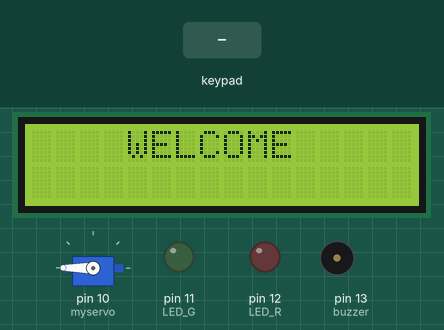
Bench run of a sketch on a simulated Arduino Uno, built with avr-gcc and run on an emulated ATmega328P. On the bench: 16×2 character LCD, servo, output pins drawn as LEDs (lit = HIGH), buzzer (waves = sounding, pin HIGH). The inputs (shaded band) are chosen by the test bench.

Above: at 1.2 s.
1.3 s: keypad keys 1 2 3 4 pressed 0.4 s apart
At 3.0 s:
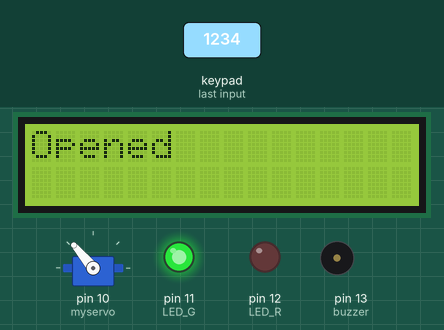
4.4 s: key 'B' pressed
At 5.8 s:
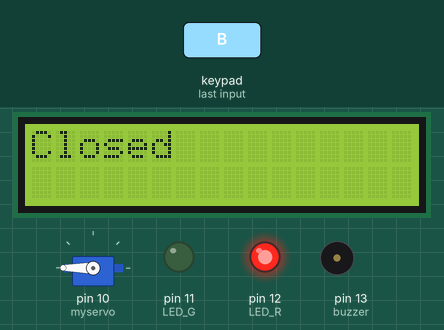
7.4 s: key 'A' pressed
At 8.7 s:
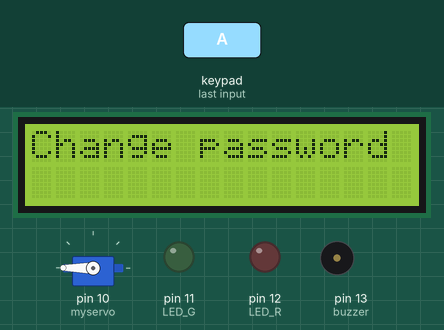
10.4 s: keypad keys 1 2 3 4 # pressed 0.4 s apart
At 11.9 s:
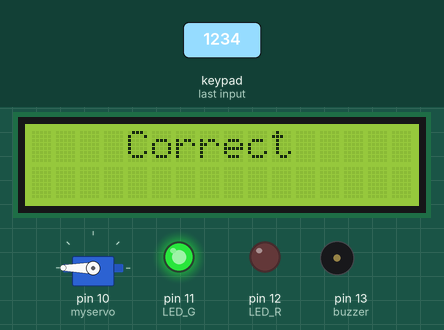
13.9 s: keypad keys 1 2 3 4 * pressed 0.4 s apart
At 14.91 s:
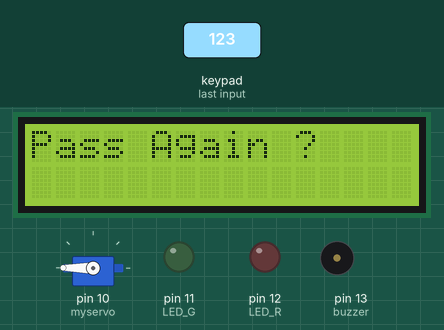
17.4 s: keypad keys 1 2 3 4 A pressed 0.4 s apart
At 19.2 s:
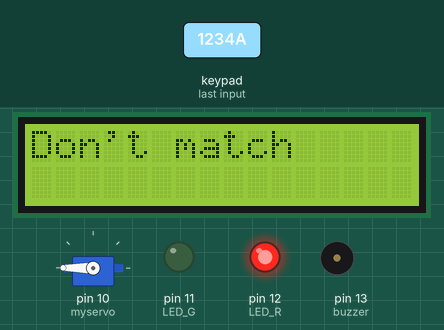
Timing chart, 0 to 21.3 s (numbered marks = the images above; inputs shaded):
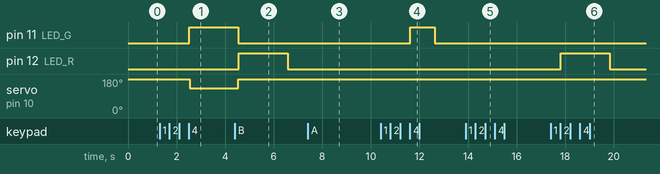

Measured:
- after the input at 1.3 s, pin 11 (LED_G): LOW → HIGH after 1.2 s; servo on pin 10 (myservo): 180° → 130° after 1.2 s; the display: first changes at once (image 1 shows a later state)
- after the input at 4.4 s, pin 12 (LED_R): LOW → HIGH after 0.16 s, → LOW 2.0 s later; the display: first differs from a run without the input after 0.17 s (image 2)
- after the input at 7.4 s, the display: changes at once (image 3)
- after the input at 10.4 s, pin 11 (LED_G): LOW → HIGH after 1.2 s, → LOW 1.0 s later; the display: first changes at once (image 4 shows a later state)
- after the input at 13.9 s, the display: first changes at once (image 5 shows a later state)
- after the input at 17.4 s, pin 12 (LED_R): LOW → HIGH after 0.43 s, → LOW 2.0 s later; the display: first changes at once (image 6 shows a later state)
- what the display in image 2 shows lasts 2.0 s, from 4.6 s to 6.6 s

The sketch:

Look_door.ino
```cpp
#include <Wire.h>
#include <LiquidCrystal_I2C.h>
#include <Keypad.h>
#include <Servo.h>

LiquidCrystal_I2C lcd(0x27, 16, 2);
Servo myservo;

const byte ROWS = 4;
const byte COLS = 4;
char keys[ROWS][COLS] = {
  { '1', '2', '3', 'A' },
  { '4', '5', '6', 'B' },
  { '7', '8', '9', 'C' },
  { '*', '0', '#', 'D' }
};
byte rowPins[ROWS] = { 9, 8, 7, 6 };
byte colPins[COLS] = { 5, 4, 3, 2 };
Keypad keypad = Keypad(makeKeymap(keys), rowPins, colPins, ROWS, COLS);

int LED_G = 11;
int LED_R = 12;
int buzzer = 13;
const int maxAttempts = 3;
int lockDuration = 10000;
const int additionalLockTime = 10000;

String adminPassword = "1234";
String enteredPassword = "";
unsigned long lockTime = 0;
int failedAttempts = 0;
bool doorLocked = false;
bool lcdIsDisplayed = false;

void setup() {
  Serial.begin(9600);
  lcd.init();
  lcd.backlight();
  lcd.clear();
  pinMode(LED_G, OUTPUT);
  pinMode(LED_R, OUTPUT);
  pinMode(buzzer, OUTPUT);
  myservo.attach(10);
  myservo.write(180);
}

void loop() {
  char key = keypad.getKey();
  displayPassword(enteredPassword);

  if (doorLocked) {
    handleLockedDoor(key);
  } else {
    handleUnlockedDoor(key);
  }
}

void handleLockedDoor(char key) {
  unsigned long elapsedTime = millis() - lockTime;
  if (elapsedTime >= lockDuration) {
    doorLocked = false;
    lcd.clear();
    lcdIsDisplayed = false;
  } else {
    lcd.clear();
    lcd.print("Door locked");
    lcd.setCursor(0, 1);
    lcd.print("Time: " + String((lockDuration - elapsedTime) / 1000) + "s");
    delay(1000);
  }
}

void handleUnlockedDoor(char key) {
  if (key) {
    if (key == 'C') {
      clearScreen();
    } else if (key == 'B') {
      operateServo(180, LED_R, "Closed");
      lcdIsDisplayed = false;
    } else if (key == 'A') {
      enterOldPassword();
    } else {
      enteredPassword += key;
      lcd.clear();
      lcd.setCursor(4, 0);
      lcd.print("Password ");
      if (enteredPassword.length() == 4) {
        checkPassword();
      }
    }
  } else {
    displayWelcomeMessage();
  }
}

void operateServo(int pos, int ledPin, const char* statusMessage) {
  myservo.write(pos);
  digitalWrite(ledPin, HIGH);
  lcd.clear();
  lcd.setCursor(0, 0);
  lcd.print(statusMessage);
  delay(2000);
  digitalWrite(ledPin, LOW);
  lcd.clear();
}

void checkPassword() {
  if (enteredPassword == adminPassword) {
    operateServo(130, LED_G, "Opened");
    enteredPassword = "";
    myservo.write(180);
    failedAttempts = 0;
  } else {
    operateServo(180, LED_R, "Access denied");
    enteredPassword = "";
    lcd.clear();
    increaseFailedAttempts();
  }

  lcdIsDisplayed = false;
}

void increaseFailedAttempts() {
  failedAttempts++;

  if (failedAttempts >= 4) {
    lockDuration += additionalLockTime;
  }

  if (failedAttempts >= maxAttempts) {
    for (int i = 0; i < 3; i++) {
      digitalWrite(buzzer, HIGH);
      delay(500);
      digitalWrite(buzzer, LOW);
      delay(50);
    }
    lockDoor();
  }
}

void lockDoor() {
  doorLocked = true;
  lockTime = millis();
  lcd.clear();
  lcd.print("Door locked");
}

void enterOldPassword() {
  lcd.clear();
  lcd.print("Change password");

  delay(2000);
  lcd.clear();
  lcd.print("  Old password ?");
  String enteredOldPassword = "";
  while (enteredOldPassword.length() < 4) {
    char key = keypad.getKey();
    displayPassword(enteredOldPassword);
    if (key) {
      if (key == 'C') {
        clearScreen();
        return;
      }
      enteredOldPassword += key;
    }
  }

  if (enteredOldPassword == adminPassword) {
    lcd.clear();
    lcd.print("    Correct ");
    digitalWrite(LED_G, HIGH);
    delay(1000);
    digitalWrite(LED_G, LOW);
    delay(500);

    lcd.clear();
    lcd.print(" New password ?");
    String newPassword = enterPassword();

    lcd.clear();
    lcd.print("Pass Again ?");
    String newPasswordAgain = enterPassword();

    while (newPasswordAgain != newPassword) {
      lcd.clear();
      lcd.print("Don't match");
      digitalWrite(LED_R, HIGH);
      delay(2000);
      digitalWrite(LED_R, LOW);

      lcd.clear();
      lcd.print("Pass again ?");
      newPasswordAgain = enterPassword();
    }

    adminPassword = newPassword;
    lcd.clear();
    lcd.print("Password changed");
    digitalWrite(LED_G, HIGH);
    delay(2000);
    digitalWrite(LED_G, LOW);
  } else {
    lcd.clear();
    lcd.print("Error !");
    digitalWrite(LED_R, HIGH);
    delay(2000);
    digitalWrite(LED_R, LOW);
    enterOldPassword();
  }
  clearScreen();
}

String enterPassword() {
  String password = "";
  while (password.length() < 4) {
    char key = keypad.getKey();
    displayPassword(password);
    if (key) {
      if (key == 'C') {
        clearScreen();
        return "";
      }
      password += key;
    }
  }
  return password;
}

int blinkCounter = 0;
void displayPassword(String password) {
  lcd.setCursor(6, 1);
  for (int i = 0; i < password.length(); i++) {
    lcd.print('*');
  }

  if (password.length() > 0) {
    if (blinkCounter < 30) {
      lcd.print('_');
    } else {
      lcd.print(' ');
    }

    blinkCounter++;
    if (blinkCounter == 60) {
      blinkCounter = 0;
    }
  }
}

void clearScreen() {
  lcd.clear();
  lcdIsDisplayed = false;
  lcd.print("Cleared screen");
  delay(2000);
  lcd.clear();
  enteredPassword = "";
}

void displayWelcomeMessage() {
  if (!lcdIsDisplayed) {
    lcdIsDisplayed = true;
    lcd.setCursor(4, 0);
    lcd.print("WELCOME");
  }
}
```
